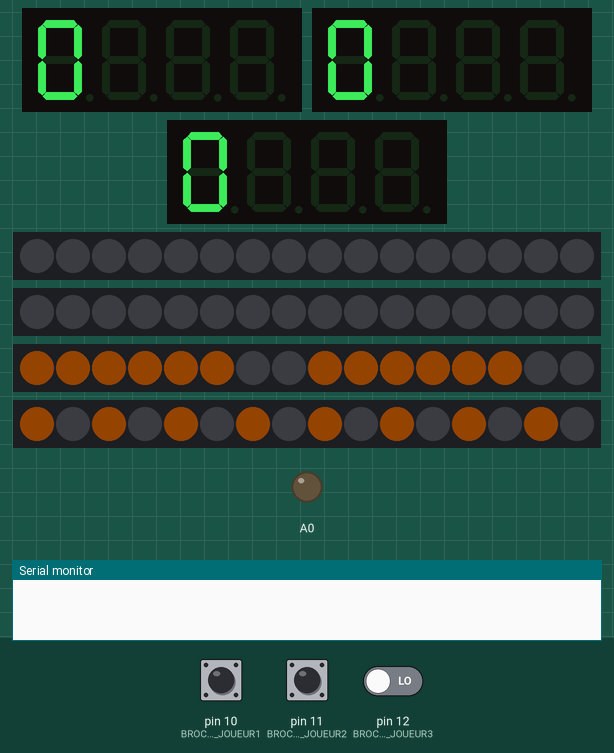
Bench run of a sketch on a simulated Arduino Uno, built with avr-gcc and run on an emulated ATmega328P. Parts: 3 × 4-digit seven-segment display, 4 × 16 RGB LEDs in strip order, left to right, output pins drawn as LEDs (lit = HIGH), the last lines printed to the serial monitor. The inputs (shaded band) are chosen by the test bench; at power-on: pin 10 (BROCHE_BOUTON_JOUEUR1) LOW, pin 11 (BROCHE_BOUTON_JOUEUR2) LOW, pin 12 (BROCHE_BOUTON_JOUEUR3) LOW. Dim RGB values are drawn brighter than linear; random numbers use the default seed unless the sketch sets one.

Above: at 5.3 s.
5.4 s: pin 10 (BROCHE_BOUTON_JOUEUR1) driven HIGH
At 5.9 s:
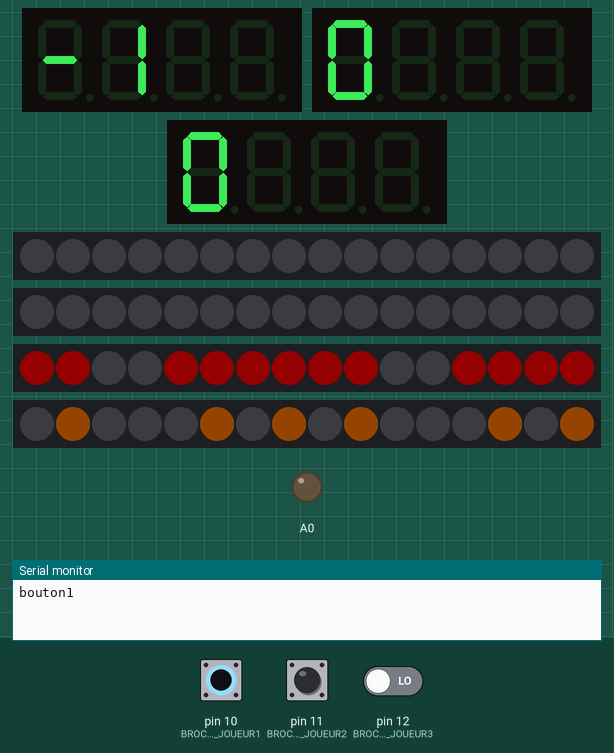
8.4 s: pin 11 (BROCHE_BOUTON_JOUEUR2) driven HIGH
At 8.9 s:
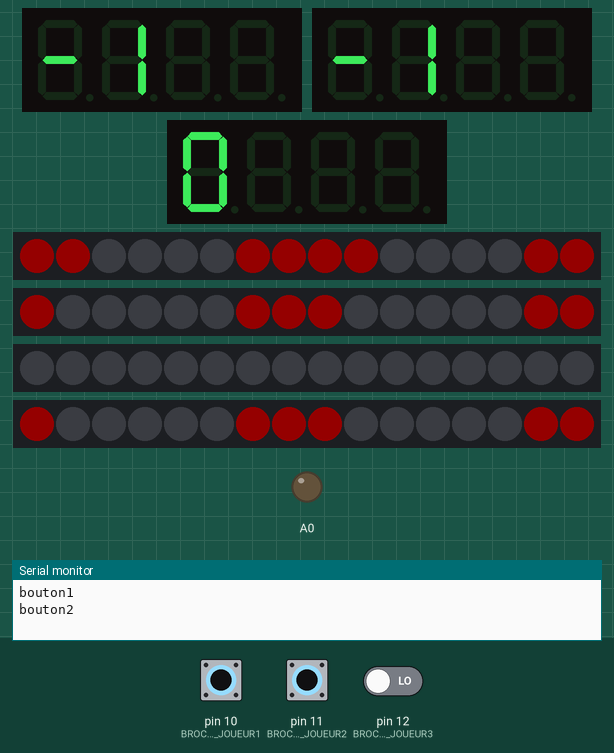
11.4 s: pin 12 (BROCHE_BOUTON_JOUEUR3) driven HIGH
At 12.8 s:
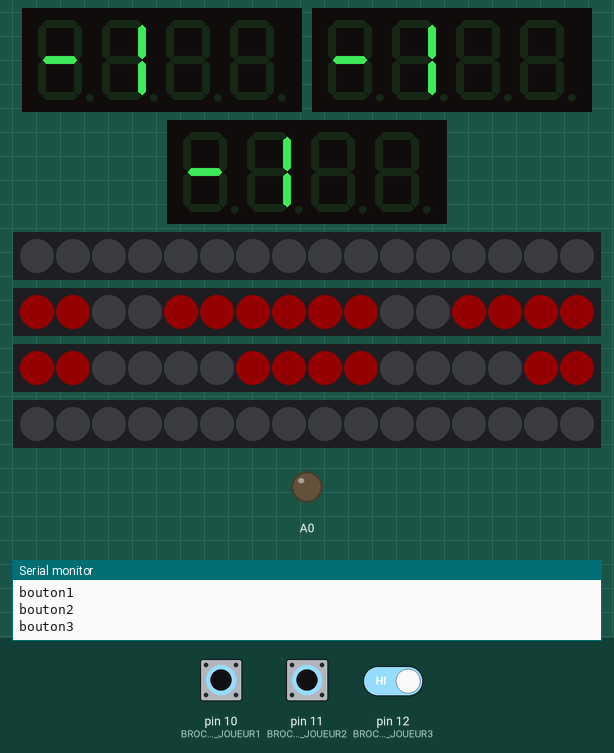
13.6 s: pin 10 (BROCHE_BOUTON_JOUEUR1) pulsed LOW 5 times (0.12 s each, 0.3 s apart)
At 15.5 s:
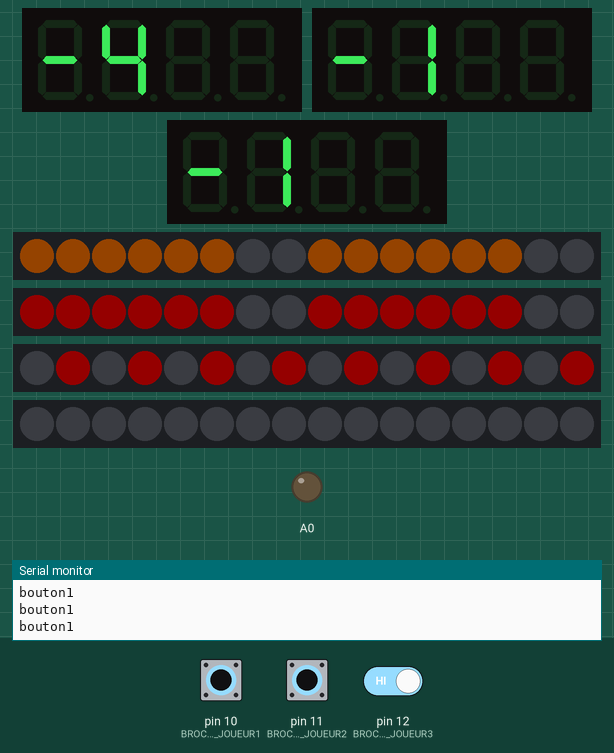
16.6 s: pin 11 (BROCHE_BOUTON_JOUEUR2) pulsed LOW 2 times (0.12 s each, 0.3 s apart)
At 18.1 s:
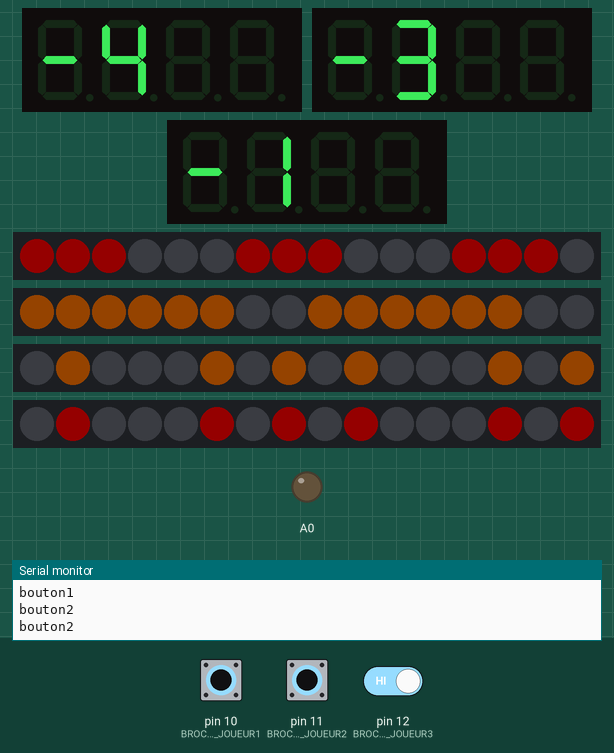

The sketch:

CIRCLE_SPEED.ino
```cpp
#include <EasyButton.h> // Ajouter une bibliothèque pour les boutons
#include <Adafruit_NeoPixel.h> // Ajouter une bibliothèque pour les anneaux de led
#ifdef __AVR__
#include <avr/power.h>
#endif
#include "SevenSegmentTM1637.h" //on fait appel à la bibliothèque SevenSegmentTM1637.h
//#define BROCHE_CLK 2
//#define BROCHE_DIO 3

//BOUTON & COMPTEUR
//Définition des compteurs associés à chaque joueur
//SevenSegmentTM1637 afficheur(BROCHE_CLK, BROCHE_DIO);
SevenSegmentTM1637 afficheur_joueur1(2, 3);
SevenSegmentTM1637 afficheur_joueur2(4, 5);
SevenSegmentTM1637 afficheur_joueur3(6, 7);


//Définition des boutons associés à chaque joueur

#define BROCHE_BOUTON_JOUEUR1  10 // 10 Correspond a la broche 10 sur la carte arduino
#define BROCHE_BOUTON_JOUEUR2  11 // 11 Correspond a la broche 11 sur la carte arduino
#define BROCHE_BOUTON_JOUEUR3  12 // 12 Correspond a la broche 12 sur la carte arduino

EasyButton boutonJ1(BROCHE_BOUTON_JOUEUR1);
EasyButton boutonJ2(BROCHE_BOUTON_JOUEUR2);
EasyButton boutonJ3(BROCHE_BOUTON_JOUEUR3);

// A METTRE DANS LE MACDOWN
int score_joueur[3] = {0, 0, 0}; // initialiser tous les scores à 0
int bouton_detecte = 0; // au départ aucun bouton n'est détecté

//ANNEAUX DE LED NEOPIXEL
#define BROCHE_LED_J1      8 // Correspond à la broche 8 carte arduino
#define BROCHE_LED_J2      9 // Correspond à la broche 9 carte arduino
#define BROCHE_LED_J3      13 // Correspond à la broche 13 carte arduino
#define BROCHE_LED_REFERENCE      A1 //analog

#define NUMPIXELS  16 /*nombre de led qu'on a sur notre anneau*/


//COULEUR & MOTIFS
//  Définir les couleurs et les motifs sur chaque anneaux (joueurs 1/2/3 + anneaux de référence)
int index_couleur_J1;
int index_couleur_J2;
int index_couleur_J3;
int index_couleur_REFERENCE;

int index_motif_J1;
int index_motif_J2;
int index_motif_J3;
int index_motif_REFERENCE;


// Définir l'apparence de chaque motifs, tableaux à deux entrées
//[9] correspond au 9 motifs et [16] au nombre de led
int motifs[9][16] = {
  {0, 0, 1, 1, 0, 0, 1, 1, 0, 0, 1, 1, 0, 0, 1, 1},
  {1, 1, 1, 1, 1, 1, 0, 0, 1, 1, 1, 1, 1, 1, 0, 0},
  {1, 1, 0, 0, 1, 1, 1, 1, 1, 1, 0, 0, 1, 1, 1, 1},
  {0, 1, 0, 1, 0, 1, 0, 1, 0, 1, 0, 1, 0, 1, 0, 1},
  {1, 0, 1, 0, 1, 0, 1, 0, 1, 0, 1, 0, 1, 0, 1, 0},
  {1, 1, 1, 0, 0, 0, 1, 1, 1, 0, 0, 0, 1, 1, 1, 0},
  {1, 1, 0, 0, 0, 0, 1, 1, 1, 1, 0, 0, 0, 0, 1, 1},
  {1, 0, 0, 0, 0, 0, 1, 1, 1, 0, 0, 0, 0, 0, 1, 1},
  {0, 1, 0, 0, 0, 1, 0, 1, 0, 1, 0, 0, 0, 1, 0, 1}
};
// [9] correspond aux nombres de motifs différents total
// [16] correspond aux nombres de leds sur chaque anneau


int couleurs[3][3] = { // le premier 3 correspond aux lignes, le second aux éléments de la ligne
  {0, 255, 255}, // bleu
  {255, 120, 0}, // jaune
  {250, 0, 3} // rouge
};

// On fait appel à chaque annaux de led pour les trois joueurs + anneaux de référence
Adafruit_NeoPixel pixels_J1 = Adafruit_NeoPixel(NUMPIXELS, BROCHE_LED_J1, NEO_GRB + NEO_KHZ800);
Adafruit_NeoPixel pixels_J2 = Adafruit_NeoPixel(NUMPIXELS, BROCHE_LED_J2, NEO_GRB + NEO_KHZ800);
Adafruit_NeoPixel pixels_J3 = Adafruit_NeoPixel(NUMPIXELS, BROCHE_LED_J3, NEO_GRB + NEO_KHZ800);
Adafruit_NeoPixel pixels_REFERENCE = Adafruit_NeoPixel(NUMPIXELS, BROCHE_LED_REFERENCE, NEO_GRB + NEO_KHZ800);

// Ici je sais plus
int index_couleur = 0;
int index_motif = 0;


// Ici je sais plus
unsigned long previousMillis = 0;        // will store last time LED was updated
const long interval = 4000;


void setup() {
  //Tout ce qui est écrit dans le setup sera lu pour le premier tour d'initialisation du jeu.


  boutonJ1.begin();
  boutonJ2.begin();
  boutonJ3.begin();

  //Initialisation et vérification des COMPTEURS (1er lancement)
  pinMode (BROCHE_BOUTON_JOUEUR1, INPUT);
  afficheur_joueur1.begin();
  afficheur_joueur1.setBacklight(100); // %
  afficheur_joueur1.print("1111");

  pinMode (BROCHE_BOUTON_JOUEUR2, INPUT);
  afficheur_joueur2.begin();
  afficheur_joueur2.setBacklight(100); // %
  afficheur_joueur2.print("2222");

  pinMode (BROCHE_BOUTON_JOUEUR3, INPUT);
  afficheur_joueur3.begin();
  afficheur_joueur3.setBacklight(100); // %
  afficheur_joueur3.print("3333");

  delay(1000);
  afficheur_joueur1.clear();
  afficheur_joueur1.print(score_joueur[1]);
  afficheur_joueur2.clear();
  afficheur_joueur2.print(score_joueur[2]);
  afficheur_joueur3.clear();
  afficheur_joueur3.print(score_joueur[3]);

  // Initialisation et vérification des ANNEAUX
  Serial.begin(9600);

  pinMode(8, OUTPUT);
  pinMode(9, OUTPUT);
  pinMode(13, OUTPUT);
  pinMode(A0, OUTPUT);

  pixels_J1.begin();
  pixels_J1.setBrightness(20); //intensité lumineuse des leds

  pixels_J2.begin();
  pixels_J2.setBrightness(20);

  pixels_J3.begin();
  pixels_J3.setBrightness(20);

  pixels_REFERENCE.begin();
  pixels_REFERENCE.setBrightness(20);


  boutonJ1.onPressed(calcul_score_joueur1); // button.onPressed(mafonction); quand le bouton est appuyé la fonction s'exécute
  boutonJ2.onPressed(calcul_score_joueur2);
  boutonJ3.onPressed(calcul_score_joueur3);

  randomSeed(analogRead(0));

}

void loop() {
  //Tout ce qui est écrit dans le Loop sera lu à chaque tour.

  // on lit l'état des BOUTONS
  boutonJ1.read();
  boutonJ2.read();
  boutonJ3.read();

  //on utilise millis() pour que les motifs changent automatiquement si aucun bouton n'est appuyé
  unsigned long currentMillis = millis();

  if (currentMillis - previousMillis >= interval) {
    previousMillis = currentMillis;
    generate_new_config();

  }

  // Au départ aucun bouton n'est détecté

  bouton_detecte = 0;

  // Détection des boutons, qui appuye en premier ?
  // if (digitalRead(BROCHE_BOUTON_JOUEUR1) == HIGH) {
  // bouton_detecte = 1;
  //}
  //if (digitalRead(BROCHE_BOUTON_JOUEUR2) == HIGH) {
  // bouton_detecte = 2;
  //}
  //if (digitalRead(BROCHE_BOUTON_JOUEUR3) == HIGH) {
  // bouton_detecte = 3;
  // }


  // Qui marque des points ?
  //if (bouton_detecte > 0) {

  // score_joueur[bouton_detecte - 1] ++;
  // affichage des scores
  afficheur_joueur1.clear();
  afficheur_joueur1.print(score_joueur[0]);
  afficheur_joueur2.clear();
  afficheur_joueur2.print(score_joueur[1]);
  afficheur_joueur3.clear();
  afficheur_joueur3.print(score_joueur[2]);


  /* BROCHE_BOUTON_JOUEUR1.onPressed(calcul_score_joueur1); // button.onPressed(mafonction); quand le bouton est appuyé la fonction s'exécute
    BROCHE_BOUTON_JOUEUR2.onPressed(calcul_score_joueur2);
    BROCHE_BOUTON_JOUEUR3.onPressed(calcul_score_joueur3);
  */
  // delay(1000);
  //}


  // A chaque tour on applique un motif a chaque joueurs avec comme coordonnées un index de couleurs et de motifs qui sont aléatoire
  appliquer_motif_j1(index_couleur_J1, index_motif_J1);

  //delay(100);


  appliquer_motif_j2(index_couleur_J2, index_motif_J2);

  //delay(100);


  appliquer_motif_j3(index_couleur_J3, index_motif_J3);

  //delay(100);


  appliquer_motif_REFERENCE(index_couleur_REFERENCE, index_motif_REFERENCE);


  //delay(3000); // affichage des motifs

  // pixels_J2.show();
  //pixels_J3.show();
  //pixels_REFERENCE.show();

  // delay(50);


}


// Création de fonctions correspondant au motif qui s'affiche sur l'anneau de chaque joueur et la référence

void appliquer_motif_j1(int couleur, int motif) {

  for (int i = 0; i < NUMPIXELS; i++) {
    int rouge = couleurs[couleur][0] * motifs[motif][i];
    int vert  = couleurs[couleur][1] * motifs[motif][i];
    int bleu  = couleurs[couleur][2] * motifs[motif][i];

    pixels_J1.setPixelColor(i, pixels_J1.Color(rouge, vert, bleu));

  }
  pixels_J1.show();
}


void appliquer_motif_j2(int couleur, int motif) {

  for (int i = 0; i < NUMPIXELS; i++) {
    int rouge = couleurs[couleur][0] * motifs[motif][i];
    int vert  = couleurs[couleur][1] * motifs[motif][i];
    int bleu  = couleurs[couleur][2] * motifs[motif][i];

    pixels_J2.setPixelColor(i, pixels_J2.Color(rouge, vert, bleu));

  }
  pixels_J2.show();
}

void appliquer_motif_j3(int couleur, int motif) {

  for (int i = 0; i < NUMPIXELS; i++) {
    int rouge = couleurs[couleur][0] * motifs[motif][i];
    int vert  = couleurs[couleur][1] * motifs[motif][i];
    int bleu  = couleurs[couleur][2] * motifs[motif][i];

    pixels_J3.setPixelColor(i, pixels_J3.Color(rouge, vert, bleu));

  }
  pixels_J3.show();
}

void appliquer_motif_REFERENCE(int couleur, int motif) {

  for (int i = 0; i < NUMPIXELS; i++) {
    int rouge = couleurs[couleur][0] * motifs[motif][i];
    int vert  = couleurs[couleur][1] * motifs[motif][i];
    int bleu  = couleurs[couleur][2] * motifs[motif][i];

    pixels_REFERENCE.setPixelColor(i, pixels_REFERENCE.Color(rouge, vert, bleu));

  }
  pixels_REFERENCE.show();
}


// Création d'une fonction calculant le score de chaque joueur.

void calcul_score_joueur1() {
  Serial.println("bouton1");

  /*Si l'index couleur du joueur 1 est égal à l'égal à l'index couleur de l'anneau de référence ET si l'index motif du joueur 1 est égal à l'index motif de la référence ALORS le score du joueur[0]
    (qui estl'identifiant du joueur 1) augmente de 1 SINON il perd un point PUIS génération d'une nouvelle configuraiton.*/

  if (index_couleur_J1 == index_couleur_REFERENCE && index_motif_J1 == index_motif_REFERENCE) {
    score_joueur[0] ++;
  } else {
    score_joueur[0] --;
  }
  generate_new_config();

}

void calcul_score_joueur2() {
  Serial.println("bouton2");

  if (index_couleur_J2 == index_couleur_REFERENCE && index_motif_J2 == index_motif_REFERENCE) {
    score_joueur[1] ++;
  } else {
    score_joueur[1] --;
  }
  generate_new_config();
}

void calcul_score_joueur3() {
  Serial.println("bouton3");

  if (index_couleur_J3 == index_couleur_REFERENCE && index_motif_J3 == index_motif_REFERENCE) {
    score_joueur[2] ++;
  } else {
    score_joueur[2] --;
  }
  generate_new_config();

}

/* On tire aléatoirement une couleur et un motif pour chaque joueur ainsi que pour l'anneau de référence */
void generate_new_config() {
  index_couleur_J1 = random(1, 4);
  index_motif_J1 = random(1, 9);
  index_couleur_J2 = random(1, 4);
  index_motif_J2 = random(1, 9);
  index_couleur_J3 = random(1, 4);
  index_motif_J3 = random(1, 9);

  index_couleur_REFERENCE = random(1, 4);
  index_motif_REFERENCE = random(1, 9);
}
```

Measured:
- after the input at 8.4 s, the display: changes after 0.05 s (image 2)
- what the display in image 1 shows lasts 2.8 s, from 5.4 s to 8.2 s
- what the display in image 4 shows lasts 1.1 s, from 15.0 s to 16.1 s
